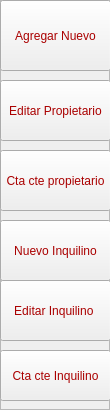
     <widget class="QFrame" name="frame_botonesinqpro">
      <property name="minimumSize">
       <size>
        <width>100</width>
        <height>0</height>
       </size>
      </property>
      <property name="maximumSize">
       <size>
        <width>110</width>
        <height>16777215</height>
       </size>
      </property>
      <property name="frameShape">
       <enum>QFrame::StyledPanel</enum>
      </property>
      <property name="frameShadow">
       <enum>QFrame::Raised</enum>
      </property>
      <widget class="QToolButton" name="toolButton_agreInqpropi">
       <property name="geometry">
        <rect>
         <x>0</x>
         <y>0</y>
         <width>111</width>
         <height>71</height>
        </rect>
       </property>
       <property name="styleSheet">
        <string notr="true">color: rgb(170,0,0);
</string>
       </property>
       <property name="text">
        <string>Agregar Nuevo</string>
       </property>
      </widget>
      <widget class="QToolButton" name="toolButton_edit_Inqui">
       <property name="geometry">
        <rect>
         <x>0</x>
         <y>80</y>
         <width>111</width>
         <height>61</height>
        </rect>
       </property>
       <property name="styleSheet">
        <string notr="true">color: rgb(170,0,0);</string>
       </property>
       <property name="text">
        <string>Editar Propietario</string>
       </property>
      </widget>
      <widget class="QToolButton" name="toolButton_edit_prop">
       <property name="geometry">
        <rect>
         <x>0</x>
         <y>280</y>
         <width>111</width>
         <height>61</height>
        </rect>
       </property>
       <property name="styleSheet">
        <string notr="true">color: rgb(170,0,0);</string>
       </property>
       <property name="text">
        <string>Editar Inquilino </string>
       </property>
      </widget>
      <widget class="QToolButton" name="toolButton_Ctacte_Prop">
       <property name="geometry">
        <rect>
         <x>0</x>
         <y>150</y>
         <width>111</width>
         <height>61</height>
        </rect>
       </property>
       <property name="styleSheet">
        <string notr="true">color: rgb(170,0,0);</string>
       </property>
       <property name="text">
        <string>Cta cte propietario</string>
       </property>
      </widget>
      <widget class="QToolButton" name="toolButton_Ctacte_In">
       <property name="geometry">
        <rect>
         <x>0</x>
         <y>350</y>
         <width>111</width>
         <height>51</height>
        </rect>
       </property>
       <property name="styleSheet">
        <string notr="true">color: rgb(170,0,0);</string>
       </property>
       <property name="text">
        <string>Cta cte Inquilino</string>
       </property>
      </widget>
      <widget class="QToolButton" name="toolButton_Ctacte_In_2">
       <property name="geometry">
        <rect>
         <x>0</x>
         <y>220</y>
         <width>111</width>
         <height>61</height>
        </rect>
       </property>
       <property name="styleSheet">
        <string notr="true">color: rgb(170,0,0);</string>
       </property>
       <property name="text">
        <string>Nuevo Inquilino</string>
       </property>
      </widget>
     </widget>
